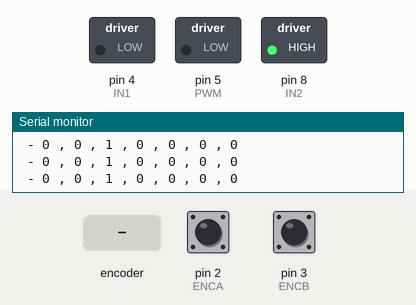
A sketch run on a simulated Arduino Uno, built with avr-gcc and run on an emulated ATmega328P. Parts: switched loads named in the sketch (green lamp = pin HIGH), the last lines printed to the serial monitor. The test bench sets the inputs (shaded band); at power-on: pin 2 (ENCA) HIGH, pin 3 (ENCB) HIGH.

Above: at 1.2 s.
1.3 s: rotary encoder on pin 2 (ENCA) / pin 3 (ENCB) turned 3 steps (first pin leading)
At 2.7 s:
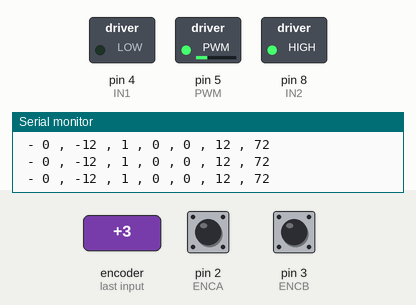
Timing chart, 0 to 4.3 s (numbered marks = the images above; inputs shaded):
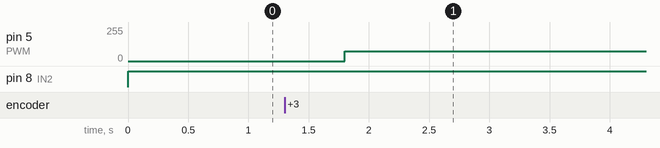

Measured:
- after the input at 1.3 s, pin 5 (PWM): 0/255 → 72/255 after 0.50 s

The sketch:

b10_dynmic_pwm_map.ino
```cpp
// CONCLUSION
// B01 (DOUBLE - RASING (1 TIME )) -- 330 COUNT = 360 DEGREE
// B02 (DOUBLE - RASING / FAILING (2 TIME )) -- 660 COUNT = 360 DEGREE
// B03 /B05  (DOUBLE - CHANGE (4 TIME )) -- 1320 COUNT = 360 DEGREE

#include <SPI.h>
#include <SD.h>
#include <TimerOne.h>

#define ENCA 2 // GREEN
#define ENCB 3 // YELLOW
#define PWM 5 //
#define IN2 8 // BLACK
#define IN1 4 // WHITE
// #define PWMVAL 75*2
// #define PWMVAL 255

volatile int posi = 0;
int cur_posi = 0;
int target = 0;
int dir = 1;
int pwmVal = 0;
float printSec = 0.1;
int secTimes = 10; // if 0.5 printSec = 2, 0.1 printSec = 10

int prevC;

String valInString = "";
char inChar;

void setup() {
    Serial.begin(9600);
    pinMode(ENCA,INPUT);
    pinMode(ENCB,INPUT);

	unsigned long int timeInterval = (printSec * 1000000);
    Timer1.initialize(timeInterval); // 0.5 microseconds = 0.5 second
    Timer1.attachInterrupt(serialPrint);

    attachInterrupt(digitalPinToInterrupt(ENCA),readEncoderA, CHANGE);
    attachInterrupt(digitalPinToInterrupt(ENCB),readEncoderB, CHANGE);

    pinMode(PWM,OUTPUT);
    pinMode(IN1,OUTPUT);
    pinMode(IN2,OUTPUT);

    // Serial.println("target pos");

    while (!Serial) {
        // wait for serial port to connect
    }
}

void loop() {
	while (Serial.available() > 0) {

        int inputChar = Serial.read();
        if(isDigit(inputChar)){
            valInString += (char)inputChar;
            // Serial.println(valInString);

        }else if(isAlpha(inputChar)) {
            valInString = "";
            inChar = (char)inputChar;

        }else if ((char)inputChar == '\r') {
            // Serial.println(valInString);
            if(valInString != ""){
                // Serial.println(valInString.toInt());
                target = (valInString.toInt());
                valInString = "";
            }else{
                Serial.println(inChar);

                if(inChar == 'R' || inChar == 'r'){
                    target = 0;
                }

                if(inChar == 'O' || inChar == 'o'){
                    target = 0;
                    posi = 0;
                }
            }
        }
    }

    // When hitting the target stop to rotate
    if(target > posi){
        dir=1;
    }

    if(target < posi){
        dir=-1;
    }
    setMotor(dir, pwmVal, PWM, IN1, IN2);
	delay(1);
}

void serialPrint(){

	int cphs = (posi - prevC);
	float rpm = cphs / ((float)1320/(secTimes * (float)60));
	// float rpm = cphs / 0.45;

	int diff = abs(target - posi);

	if(diff < 10){
		pwmVal = 0;
	}else if(diff < 50){
		pwmVal = map(diff, 51, 100, 75, 80);
	}else if(diff < 500){
		pwmVal = map(diff, 100, 500, 80, 85);
	}else if(diff < 850){
		pwmVal = map(diff, 500, 850, 85, 180);
	}else if(diff < 1320){
		pwmVal = map(diff, 850, 1320, 180, 225);
	}

	// if(diff < 10){
	// 	pwmVal = 0;
	// }else if(diff < 50){
	// 	pwmVal = map(diff, 51, 100, 75, 80);
	// }else if(diff < 100){
	// 	pwmVal = map(diff, 101, 150, 80, 85);
	// }else if(diff < 150){
	// 	pwmVal = map(diff, 151, 200, 85, 90);
	// }else if(diff < 200){
	// 	pwmVal = map(diff, 201, 250, 90, 95);
	// }else if(diff < 250){
	// 	pwmVal = map(diff, 251, 300, 95, 100);
	// }else if(diff < 300){
	// 	pwmVal = map(diff, 301, 350, 100, 105);
	// }else if(diff < 350){
	// 	pwmVal = map(diff, 351, 400, 105, 110);
	// }else if(diff < 400){
	// 	pwmVal = map(diff, 401, 450, 110, 115);
	// }else if(diff < 450){
	// 	pwmVal = map(diff, 451, 500, 115, 120);
	// }else if(diff < 500){
	// 	pwmVal = map(diff, 501, 550, 120, 125);
	// }else if(diff < 550){
	// 	pwmVal = map(diff, 551, 600, 125, 130);
	// }else if(diff < 600){
	// 	pwmVal = map(diff, 601, 650, 130, 135);
	// }else if(diff < 650){
	// 	pwmVal = map(diff, 651, 700, 135, 140);
	// }else if(diff < 700){
	// 	pwmVal = map(diff, 701, 750, 145, 150);
	// }else if(diff < 750){
	// 	pwmVal = map(diff, 751, 800, 150, 155);
	// }else if(diff < 800){
	// 	pwmVal = map(diff, 801, 850, 160, 165);
	// }else if(diff < 850){
	// 	pwmVal = map(diff, 851, 900, 165, 170);
	// }else if(diff < 900){
	// 	pwmVal = map(diff, 901, 950, 170, 175);
	// }else if(diff < 950){
	// 	pwmVal = map(diff, 951, 1000, 175, 180);
	// }else if(diff < 1000){
	// 	pwmVal = map(diff, 1001, 1050, 180, 185);
	// }else if(diff < 1050){
	// 	pwmVal = map(diff, 1051, 1100, 185, 190);
	// }else if(diff < 1100){
	// 	pwmVal = map(diff, 1101, 1150, 190, 195);
	// }else if(diff < 1150){
	// 	pwmVal = map(diff, 1151, 1200, 195, 200);
	// }else if(diff < 1200){
	// 	pwmVal = map(diff, 1201, 1250, 200, 205);
	// }else if(diff < 1250){
	// 	pwmVal = map(diff, 1251, 1300, 205, 210);
	// }else if(diff < 1300){
	// 	pwmVal = map(diff, 1301, 1320, 210, 215);
	// }else if(diff < 1320){
	// 	pwmVal = map(diff, 1321, 1000000, 215, 225);
	// }

	// if(diff < 50){
	// 	pwmVal = 0;
	// }else if(diff < 100){
	// 	pwmVal = 75;
	// }else if(diff < 200){
	// 	pwmVal = 111;
	// }else if(diff < 300){
	// 	pwmVal = 147;
	// }else if(diff < 500){
	// 	pwmVal = 165;
	// }else if(diff < 600){
	// 	pwmVal = 183;
	// }else if(diff < 700){
	// 	pwmVal = 201;
	// }else if(diff < 800){
	// 	pwmVal = 219;
	// }else if(diff < 900){
	// 	pwmVal = 237;
	// }else{
	// 	pwmVal = 255;
	// }


  Serial.print(" - ");
  Serial.print(target);
  Serial.print(" , ");
  Serial.print(posi);
  Serial.print(" , ");
  Serial.print(dir);
  Serial.print(" , ");
  Serial.print(cphs);
  Serial.print(" , ");
  Serial.print((int)rpm);
  Serial.print(" , ");
  Serial.print(diff);
  Serial.print(" , ");
  Serial.println(pwmVal);

	prevC = posi;
}

void setMotor(int dir, int pwmVal, int pwm, int in1, int in2){
  analogWrite(pwm,pwmVal);
  if(dir == -1){
    digitalWrite(in1,HIGH);
    digitalWrite(in2,LOW);
  }
  else if(dir == 1){
    digitalWrite(in1,LOW);
    digitalWrite(in2,HIGH);
  }
  else{
    digitalWrite(in1,LOW);
    digitalWrite(in2,LOW);
  }
}

void readEncoderA(){
	int a = digitalRead(ENCA);
  int b = digitalRead(ENCB);

  if(a == 0){
    if(b == 0){
			posi++;
		}else{
			posi--;
		}
  }
  else{
    if(b == 0){
			posi--;
		}else{
			posi++;
		}
  }
}

void readEncoderB(){
  int a = digitalRead(ENCA);
	int b = digitalRead(ENCB);

  if(b == 0){
    if(a == 0){
			posi--;
		}else{
			posi++;
		}
  }
  else{
    if(a == 0){
			posi++;
		}else{
			posi--;
		}
  }
}
```
